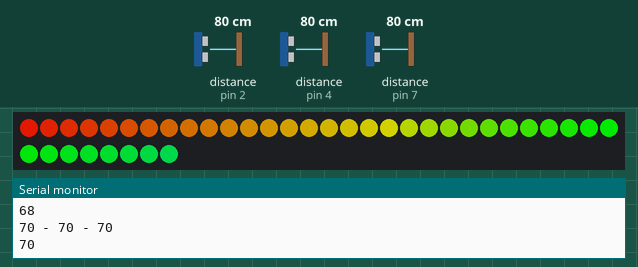
Bench run of a sketch on a simulated Arduino Uno, built with avr-gcc and run on an emulated ATmega328P. Shown: 38 RGB LEDs in strip order, left to right, continuing on the next row, the last lines printed to the serial monitor. Wiring (inferred from the names in the program): 3 × ultrasonic range finder: trigger pin 3, echo pin 2 / trigger pin 5, echo pin 4 / trigger pin 8, echo pin 7. The inputs (shaded band) are chosen by the test bench; at power-on: distance to the obstacle (sensors on pin 2, pin 4, pin 7) 80 cm. The echo pulse lasts 58.3 µs per cm; dim RGB values are drawn brighter than linear.

Above: at 1.29 s.
1.3 s: distance to the obstacle (sensor on pin 2) set to 2 cm
At 2.91 s:
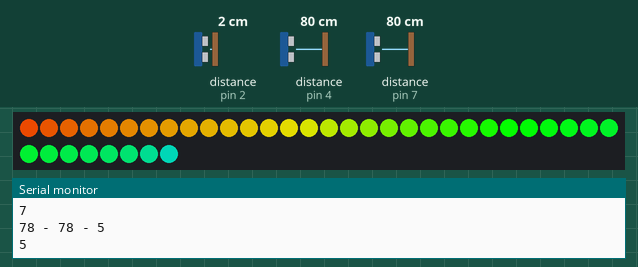
3.9 s: distance to the obstacle (sensor on pin 4) set to 2 cm
At 4.14 s:
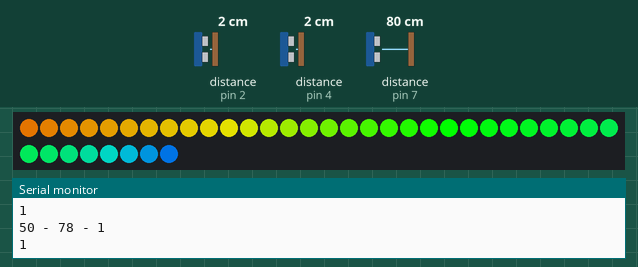
5.9 s: distance to the obstacle (sensor on pin 7) set to 2 cm
At 23.54 s:
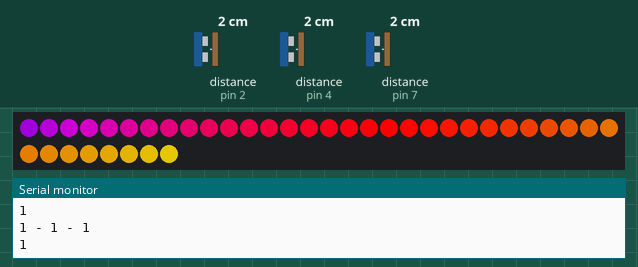

The sketch:

Prototyp_Bewegungssensor_Lichterkette_Sprint3.ino
```cpp
#include <FastLED.h> //LED Bibliothek zum Steuern der Lichterkette
#define NUM_LEDS 38 //Anzahl der zu steuernden LEDs
#define DATA_PIN 10 //Steckplatz der Lichterkette
#define UPDATES_PER_SECOND 100 //
int counter;
CRGBPalette16 currentPalette;
TBlendType    currentBlending;
CRGB leds[NUM_LEDS]; //Initialisierung LEDs

#define echoPin1 2 //PIN zuweisung am Arduino
#define trigPin1 3
#define echoPin2 4
#define trigPin2 5
#define echoPin3 7
#define trigPin3 8

long duration, distance, RightSensor,FrontSensor,LeftSensor;


float puffer1; //Benötigter Zwischenspeicher zur Berechnung vom Mittelwert
float puffer2;
float puffer3;
float puffer4;
float puffer5;

void setup() {
  FastLED.addLeds<NEOPIXEL, DATA_PIN>(leds, NUM_LEDS); //Lichterkette mit Anzahl LED und Art
  currentPalette = RainbowColors_p; //LEDs sollen in allen Farben leuchten
  currentBlending = LINEARBLEND; //Lineare Interpolation zwischen Farb- und Helligkeitswerten
  Serial.begin (115200); //Serielle kommunikation starten, damit man sich später die Werte am serial monitor ansehen kann.
  pinMode(trigPin1, OUTPUT); //In- und Outputs
  pinMode(echoPin1, INPUT);
  pinMode(trigPin2, OUTPUT);
  pinMode(echoPin2, INPUT);
  pinMode(trigPin3, OUTPUT);
  pinMode(echoPin3, INPUT);
}

void loop() {

  SonarSensor(trigPin1, echoPin1);  //Hier werden die Sensoren nacheinander aktiviert und die Entfernungen gemessen
  RightSensor = distance;
  RightSensor = average(RightSensor, puffer2, 5); //Auch hier wird ein Mittelwert über die letzten 5 Werte gebildet

  SonarSensor(trigPin2, echoPin2);
  LeftSensor = distance;
  LeftSensor = average(LeftSensor, puffer3, 5);

  SonarSensor(trigPin3, echoPin3);
  FrontSensor = distance;
  FrontSensor = average(FrontSensor, puffer4, 5);

  Serial.print(LeftSensor); //Hiermit kann ich mir alle drei gemessenen Entfernungen ausgeben und die Funktionalität überprüfen
  Serial.print(" - ");
  Serial.print(FrontSensor);
  Serial.print(" - ");
  Serial.println(RightSensor);

  static uint8_t startIndex = 0;
  startIndex = startIndex + 1; //Index wird benutzt für Farbänderung
  FillLEDsFromPaletteColors(startIndex, LeftSensor, FrontSensor, RightSensor); //Aufruf der Funktion zur Bestimmung der Farben der einzelnen LEDs. Entfernung ist eigentlich Helligkeit, je nach Entfernung sollen LEDs unterschiedlich hell leuchten
  FastLED.show(); //Ohne diesen befehl leuchtet die Kette nicht
  FastLED.delay(1000 / UPDATES_PER_SECOND); //Kleines Delay
  delay(50);
}


void FillLEDsFromPaletteColors( uint8_t colorIndex, long entfernung1, long entfernung2, long entfernung3) //In dieser Funktion wird zuerst geguckt welche der 3 übergebenen Entfernungen die Kürzeste ist. Anschließend wird der kürzeste Wert als Helligkeit (0-255) ausgegeben
{
    int closest;

    if (entfernung1 <= entfernung2 && entfernung1 <= entfernung3) {
      closest = entfernung1;
    }
    else if (entfernung2 <= entfernung1 && entfernung2 <= entfernung3) {
      closest = entfernung2;
    }
    else if (entfernung3 <= entfernung2 && entfernung3 <= entfernung1) {
      closest = entfernung3;
    }

    int brightness;
      if (closest >= 255){ //Entfernungen über 2.55m werden als 2.55m behandelt. 255cm entsprechen einer Helligkeit von 0.
        closest = 255;
      }
      Serial.println(closest);
      delay(50);

    brightness = 255 - closest; //255 ist die maximale Helligkeit, die kürzeste gemessene Entfernung wird an dieser Stelle subtrahiert. Sollte jemand so genau vor dem Einkaufswagen stehen, leuchtet die Lichterkette in ihrer maximalen Helligkeit
    if (brightness <= 0) {
      brightness = 0; //Es darf keine Werte kleiner gleich null geben
    }

    float mwert = average(brightness, puffer1, 10); //Mittelwert über die letzten 10 Helligkeiten

    for( int i = 0; i < NUM_LEDS; i++) {
        leds[i] = ColorFromPalette( currentPalette, colorIndex, brightness, currentBlending); //LEDs werden durchiteriert wobei Regenbogefarben verwendet werden sollen
        colorIndex += 3; //ColorIndex erhöht Farbabstand, sorgt für veränderung der Farben
    }

}

float average(float Rohwert, float &buff, float faktor) { //Diese Funktion bildet einen Mittelwert

  float avg ;
  buff = buff - buff / faktor;
  buff = buff + Rohwert;
  avg = buff / faktor;

  return avg;

}

void SonarSensor(int trigPin,int echoPin) //Funktion zu Berechnung der Entfernung mittels Ultraschall.
{
digitalWrite(trigPin, LOW);
delayMicroseconds(2);
digitalWrite(trigPin, HIGH); //Schallwelle wird losgeschickt
delayMicroseconds(10); //Für eine Dauer von 10 Mikrosekunden
digitalWrite(trigPin, LOW);
duration = pulseIn(echoPin, HIGH); //Zeit für die Rückkehr der Schallwelle wird gemessen
distance = (duration/2) * 0.03432; //Zeit geteilt durch zwei, mal Faktor für Schallgeschwindigkeit in Luft, ergeben Entfernung in cm

}
```
